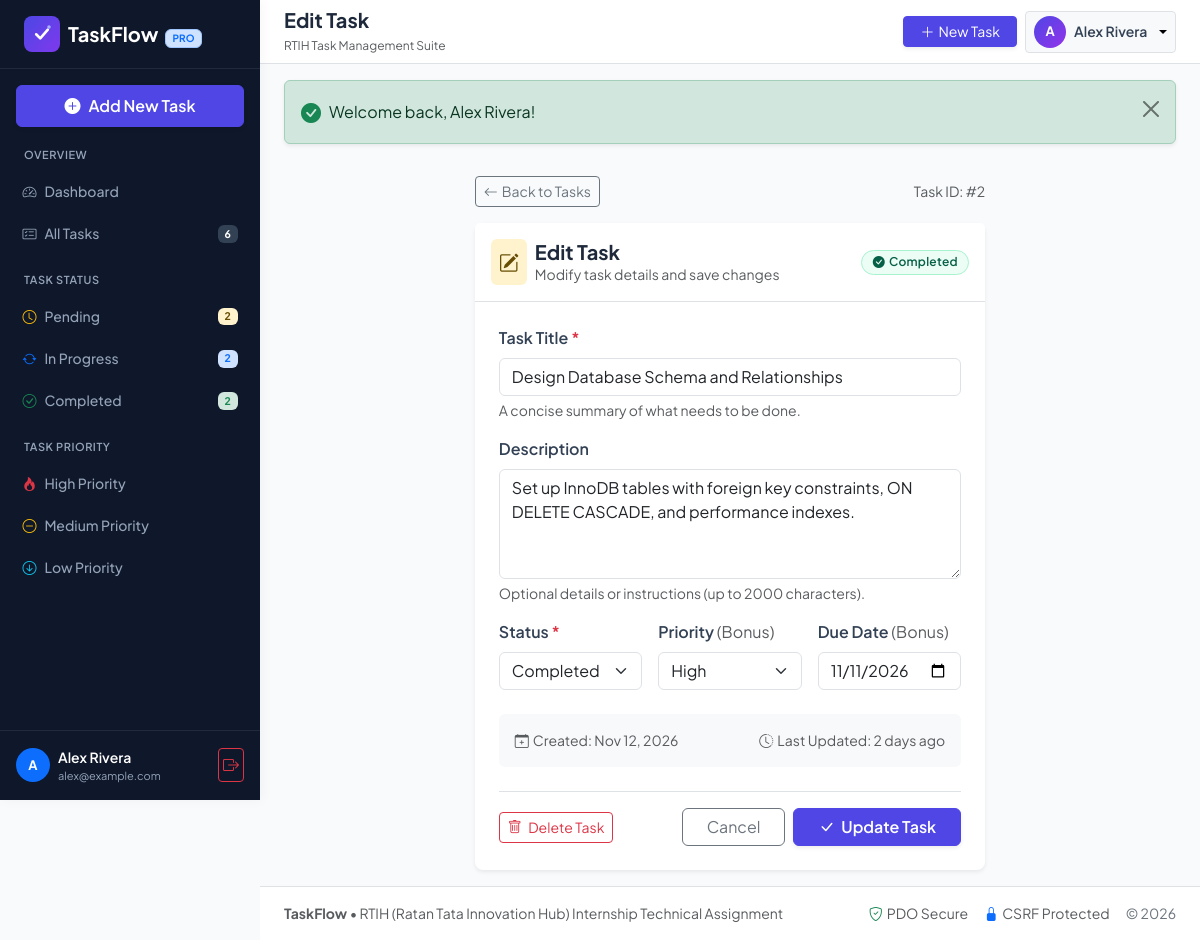
The page /tasks/edit.php?id=2 (signed in) on the database its author committed.
### tables this page shows
CREATE TABLE `tasks` (
    `id` INT UNSIGNED NOT NULL AUTO_INCREMENT,
    `user_id` INT UNSIGNED NOT NULL,
    `title` VARCHAR(255) NOT NULL,
    `description` TEXT DEFAULT NULL,
    `status` ENUM('Pending', 'In Progress', 'Completed') NOT NULL DEFAULT 'Pending',
    `priority` ENUM('Low', 'Medium', 'High') NOT NULL DEFAULT 'Medium',
    `due_date` DATE DEFAULT NULL,
    `created_at` TIMESTAMP NOT NULL DEFAULT CURRENT_TIMESTAMP,
    `updated_at` TIMESTAMP NOT NULL DEFAULT CURRENT_TIMESTAMP ON UPDATE CURRENT_TIMESTAMP,
    PRIMARY KEY (`id`),
    KEY `idx_tasks_user_id` (`user_id`),
    KEY `idx_tasks_status` (`status`),
    KEY `idx_tasks_priority` (`priority`),
    KEY `idx_tasks_due_date` (`due_date`),
    KEY `idx_tasks_created_at` (`created_at`),
    CONSTRAINT `fk_tasks_users`
        FOREIGN KEY (`user_id`)
        REFERENCES `users` (`id`)
        ON DELETE CASCADE
        ON UPDATE CASCADE
);

### includes/auth.php (called while the page is built, shortened)
<?php
require_once __DIR__ . '/functions.php';
function is_logged_in(): bool {
    return !empty($_SESSION['user_id']) && is_numeric($_SESSION['user_id']);
}
function current_user(): ?array {
    return [
        'id'    => (int)$_SESSION['user_id'],
        'name'  => $_SESSION['user_name'] ?? 'User',
        'email' => $_SESSION['user_email'] ?? ''
    ];
}
function verify_task_ownership(PDO $pdo, int $taskId, int $userId): ?array {
    $stmt = $pdo->prepare('SELECT * FROM tasks WHERE id = :task_id AND user_id = :user_id LIMIT 1');
    $stmt->execute([
        'task_id' => $taskId,
        'user_id' => $userId
    ]);
    $task = $stmt->fetch();
    return $task ?: null;
}

### tasks/edit.php (the view, shortened to what this page needs)
<?php
require_once __DIR__ . '/../config/database.php';
require_once __DIR__ . '/../includes/functions.php';
require_once __DIR__ . '/../includes/auth.php';
$currentUser = current_user();
$taskId = isset($_GET['id']) ? (int)$_GET['id'] : 0;
$pdo = getDBConnection();
$task = verify_task_ownership($pdo, $taskId, $currentUser['id']);
$title = $task['title'];
$description = $task['description'] ?? '';
$priority = $task['priority'];
$dueDate = $task['due_date'] ?? '';
include __DIR__ . '/../includes/header.php';
?>
<div class="row justify-content-center">
    <div class="col-lg-8 col-xl-7">
        <div class="mb-3 d-flex align-items-center justify-content-between">
            <a href="<?= BASE_URL ?>/tasks/index.php" class="btn btn-outline-secondary btn-sm d-inline-flex align-items-center gap-1">
                <i class="bi bi-arrow-left"></i> Back to Tasks
            </a>
            <span class="text-muted small">Task ID: #<?= (int)$taskId ?></span>
        </div>
        <div class="card shadow-sm border-0 rounded-3">
            <div class="card-header bg-white border-bottom py-3 d-flex align-items-center justify-content-between">
                <div class="d-flex align-items-center gap-2">
                    <div class="p-2 bg-warning-subtle rounded-2 text-warning-emphasis">
                        <i class="bi bi-pencil-square fs-5"></i>
                    </div>
                    <div>
                        <h2 class="h5 fw-bold mb-0 text-slate-800">Edit Task</h2>
                        <p class="text-muted small mb-0">Modify task details and save changes</p>
                    </div>
                </div>
                <div>
                    <?= render_status_badge($task['status']) ?>
                </div>
            </div>
            <div class="card-body p-4">
                <form action="<?= BASE_URL ?>/tasks/edit.php?id=<?= (int)$taskId ?>" method="POST" novalidate id="taskEditForm">
                    <div class="mb-3">
                        <label for="title" class="form-label fw-semibold text-slate-700">
                            Task Title <span class="text-danger">*</span>
                        </label>
                        <input type="text"
                               class="form-control <?= isset($errors['title']) ? 'is-invalid' : '' ?>"
                               id="title"
                               name="title"
                               placeholder="e.g. Implement user authorization middleware"
                               value="<?= e($title) ?>"
                               minlength="3"
                               maxlength="255"
                               required
                               autofocus>
                        <?php if (isset($errors['title'])): ?>
                            <div class="invalid-feedback"><?= e($errors['title']) ?></div>
                        <?php else: ?>
                            <div class="form-text text-muted small">A concise summary of what needs to be done.</div>
                        <?php endif; ?>
                    </div>
                    <div class="mb-3">
                        <label for="description" class="form-label fw-semibold text-slate-700">Description</label>
                        <textarea class="form-control <?= isset($errors['description']) ? 'is-invalid' : '' ?>"
                                  id="description"
                                  name="description"
                                  rows="4"
                                  maxlength="2000"
                                  placeholder="Provide any additional context, checklist items, or notes..."><?= e($description) ?></textarea>
                        <?php if (isset($errors['description'])): ?>
                            <div class="invalid-feedback"><?= e($errors['description']) ?></div>
                        <?php else: ?>
                            <div class="form-text text-muted small">Optional details or instructions (up to 2000 characters).</div>
                        <?php endif; ?>
                    </div>
                    <div class="row g-3 mb-4">
                        <div class="col-md-4">
                            <label for="status" class="form-label fw-semibold text-slate-700">
                                Status <span class="text-danger">*</span>
                            </label>
                            <select class="form-select <?= isset($errors['status']) ? 'is-invalid' : '' ?>" id="status" name="status" required>
                                <option value="Completed" <?= $status === 'Completed' ? 'selected' : '' ?>>Completed</option>
                            </select>
                        </div>
                        <div class="col-md-4">
                            <label for="priority" class="form-label fw-semibold text-slate-700">
                                Priority <span class="text-muted fw-normal">(Bonus)</span>
                            </label>
                            <select class="form-select <?= isset($errors['priority']) ? 'is-invalid' : '' ?>" id="priority" name="priority">
                                <option value="High" <?= $priority === 'High' ? 'selected' : '' ?>>High</option>
                            </select>
                        </div>
                        <div class="col-md-4">
                            <label for="due_date" class="form-label fw-semibold text-slate-700">
                                Due Date <span class="text-muted fw-normal">(Bonus)</span>
                            </label>
                            <input type="date"
                                   class="form-control <?= isset($errors['due_date']) ? 'is-invalid' : '' ?>"
                                   id="due_date"
                                   name="due_date"
                                   value="<?= e($dueDate) ?>">
                        </div>
                    </div>
                    <div class="p-3 bg-light rounded-2 mb-4 d-flex flex-wrap justify-content-between text-muted small">
                        <span><i class="bi bi-calendar-plus me-1"></i>Created: <?= format_date($task['created_at']) ?></span>
                        <span><i class="bi bi-clock-history me-1"></i>Last Updated: <?= time_ago($task['updated_at']) ?></span>
                    </div>
                    <div class="d-flex align-items-center justify-content-between pt-3 border-top">
                        <button type="button"
                                class="btn btn-outline-danger btn-sm delete-task-btn"
                                data-id="<?= (int)$taskId ?>"
                                data-title="<?= e($task['title']) ?>">
                            <i class="bi bi-trash me-1"></i> Delete Task
                        </button>
                        <div class="d-flex align-items-center gap-2">
                            <a href="<?= BASE_URL ?>/tasks/index.php" class="btn btn-outline-secondary px-4">Cancel</a>
                            <button type="submit" class="btn btn-primary px-4 fw-semibold shadow-sm">
                                <i class="bi bi-check-lg me-1"></i> Update Task
                            </button>
                        </div>
                    </div>
                </form>
            </div>
        </div>
    </div>
</div>
<?php include __DIR__ . '/../includes/footer.php'; ?>

### assets/css/style.css (style rules this page uses)
:root { --primary: #4f46e5; --primary-hover: #4338ca; --primary-light: #e0e7ff; --primary-subtle: #eef2ff; --success: #10b981; --success-subtle: #ecfdf5; --success-border: #a7f3d0; --warning: #f59e0b; --warning-subtle: #fffbeb; --warning-border: #fde68a; --danger: #ef4444; --danger-subtle: #fef2f2; --danger-border: #fecaca; --info: #0ea5e9; --info-subtle: #f0f9ff; --info-border: #bae6fd; --slate-900: #0f172a; --slate-800: #1e293b; --slate-700: #334155; --slate-600: #475569; --slate-500: #64748b; --slate-400: #94a3b8; --slate-200: #e2e8f0; --slate-100: #f1f5f9; --slate-50: #f8fafc; --sidebar-width: 260px; --topbar-height: 64px; }
body.app-body { font-family: 'Plus Jakarta Sans', -apple-system, BlinkMacSystemFont, 'Segoe UI', Roboto, Helvetica, Arial, sans-serif; background-color: var(--slate-50); color: var(--slate-700); margin: 0; padding: 0; min-height: 100vh; }
.text-slate-800 { color: var(--slate-800) !important; }
.text-slate-700 { color: var(--slate-700) !important; }
.btn-primary { background-color: var(--primary); border-color: var(--primary); }

### rows shown on the page
tasks: title "Design Database Schema and Relationships", description "Set up InnoDB tables with foreign key constraints, ON DELETE CASCADE, and performance indexes.", status "Completed", priority "High", due_date "11/11/2026", created_at "Nov 12, 2026", updated_at "2 days ago"

### other values the page prints
APP_NAME "TaskFlow"
$sidebarStats['total'] "6"
$sidebarStats['pending'] "2"
$sidebarStats['in_progress'] "2"
$sidebarStats['completed'] "2"
substr($currentUser['name'] ?? 'U', 0, 1) "A"
$currentUser['name'] "Alex Rivera"
$currentUser['email'] "alex@example.com"
$pageTitle "Edit Task"
substr($currentUser['name'], 0, 1) "A"
$msg['message'] "Welcome back, Alex Rivera!"
$taskId "2"
